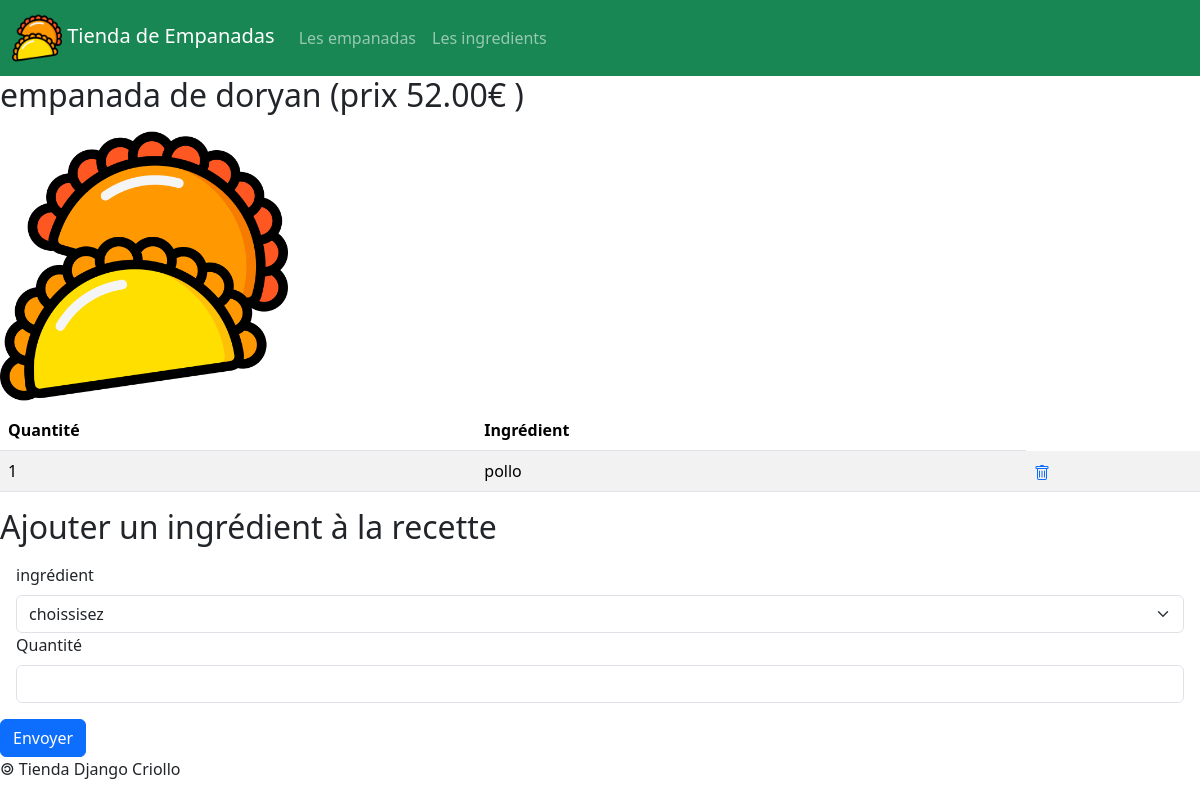
/empanadas/2, run on the app's committed database.
### empanadas/models.py (models this page shows, shortened)
class Empanada(models.Model):
    idEmpanada = models.AutoField( primary_key = True )
    nomEmpanada = models.CharField( max_length = 50 )
    prix = models.DecimalField( max_digits = 6, decimal_places = 2 )
    image = models.ImageField(default="imagesEmpanadas/default.png", upload_to='imagesEmpanadas/')
    def __str__(self) :
        return self.nomEmpanada + ' (prix ' + str(self.prix) + '€ )'

class Composition(models.Model):
    class Meta: # classe qui fait la liason
        unique_together = ('ingredient', 'empanada')
    idComposition = models.AutoField( primary_key = True )
    ingredient = models.ForeignKey( Ingredient, on_delete = models.CASCADE )
    empanada = models.ForeignKey( Empanada, on_delete = models.CASCADE )
    quantite = models.CharField( max_length = 100)

class Ingredient(models.Model):
    idIngredient = models.AutoField( primary_key = True )
    nomIngredient = models.CharField( max_length = 50 )

### empanadas/views.py (the view)
# urls.py: path( 'empanadas/<int:empanada_id>', views.empanada),
def empanada(request, empanada_id):
    lesIngredients = Ingredient.objects.all()
    laEmpanada = Empanada.objects.get( idEmpanada = empanada_id )
    compo = Composition.objects.filter (empanada = empanada_id)
    return render(
            request,
            'empanadas/empanada.html',
            {
                'ingredients' : lesIngredients,
                'empanada' : laEmpanada,
                'composition' : compo
            }
    )

### empanadas/templates/empanadas/empanada.html (shortened to what this page needs)
{% extends 'empanadas/base.html' %}
{% block main %}
<h2> {{ empanada }} </h2>
<img src="{{MEDIA_URL}}{{empanada.image}}" style="width: 18rem;">
{% if composition|length > 0 %}
	<table class="table table-striped">
		<thead>
			<tr>
				<th scope="col"> Quantité </th>
				<th scope="col"> Ingrédient </th>
			</tr>
		</thead>
		<tbody>
			{% for ing in composition %}
			<tr>
				<td scope="row">
					{{ing.quantite}}
				</td>
				<td scope="row">
					{{ing.ingredient.nomIngredient}}
				</td>
				<td>
					<a href="/empanadas/{{empanada.idEmpanada}}/deleteIngredient/{{ing.ingredient.idIngredient}}/">
					</a>
				</td>
			</tr>
			{% endfor %}
		</tbody>
	</table>
{% else %}
    Les ingrédients n'ont pas encore été renseignés.
{% endif %}
<h2> Ajouter un ingrédient à la recette </h2>
<form
	action="/empanadas/{{empanada.idEmpanada}}/addIngredient"
	method="post"
>
	<div class="m-3">
		<label
			for="id_ingredient"
			class="form-label"
		>
			ingrédient
		</label>
		<select
			id="id_ingredient"
			name="ingredient"
			class="form-select"
			requiered
		>
			<option selected disabled> choissisez </option>
		</select>
		<label
			for="id_quantite"
			class="form-label"
		>
			Quantité
		</label>
		<input
			id="id_quantite"
			name="quantite"
			type="text"
			maxlength="100"
			requiered
			class="form-control"
		>
	</div>
	<button type="submit" class="btn btn-primary">
		Envoyer
	</button>
</form>
{% endblock %}

### empanadas/static/empanadas/css/style.css (style rules this page uses)
body { overflow-x: hidden; }

### data on the page
Empanada: nomEmpanada+prix "empanada de doryan (prix 52.00€ )", image (placeholder picture)
Composition: quantite "1", ingredient.nomIngredient "pollo"
